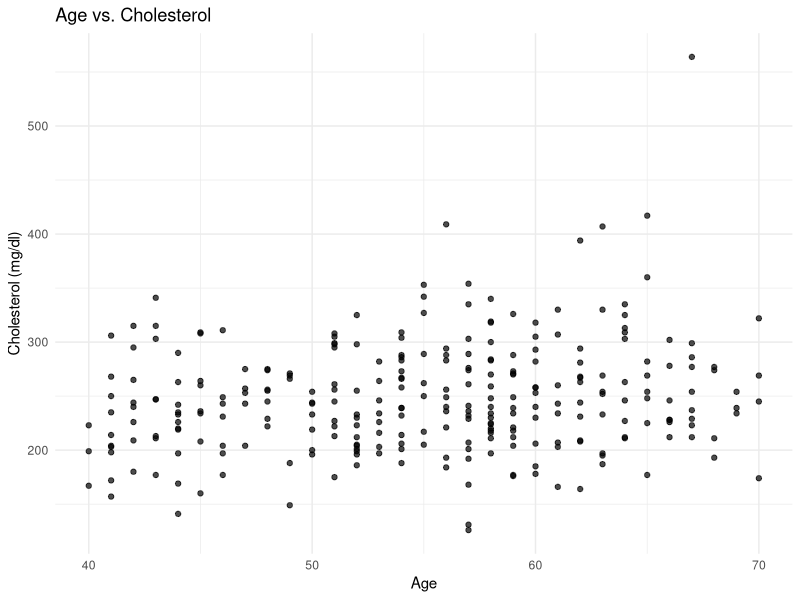
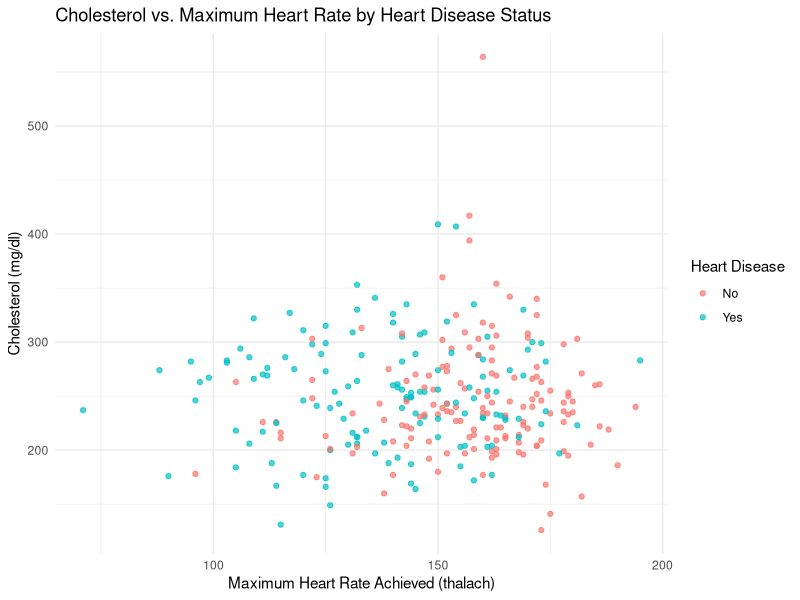
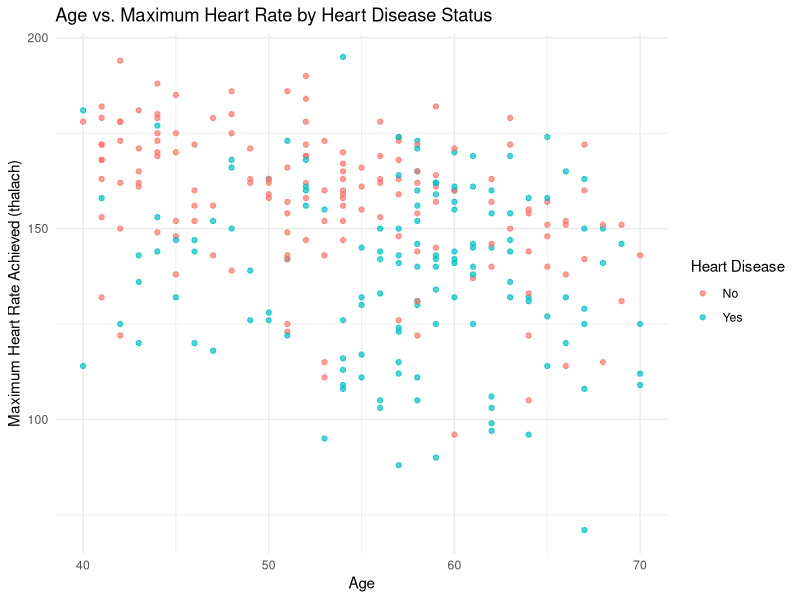
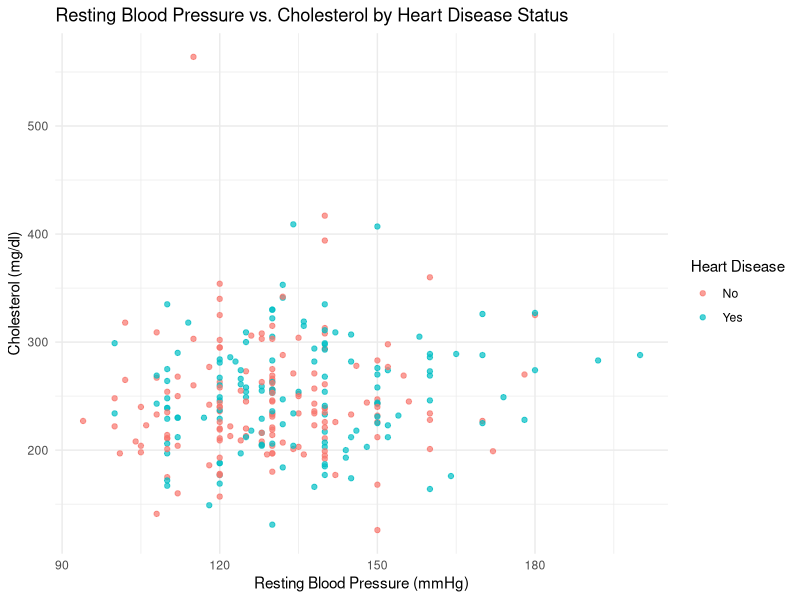

Here is the R script that generated these plots, in order:
# Combined Scatter Plots Analysis
# Load necessary libraries
library(tidyverse)
library(here)

# Load the processed data
heart_data <- read_csv(here("data", "heart_data.csv"))

# Plot 1: Age vs. Cholesterol
plot1 <- ggplot(heart_data, aes(x = age, y = chol)) +
  geom_point(alpha = 0.7) +
  labs(
    title = "Age vs. Cholesterol",
    x = "Age",
    y = "Cholesterol (mg/dl)"
  ) +
  theme_minimal()

# Plot 2: Cholesterol vs. Maximum Heart Rate by Heart Disease Status
plot2 <- heart_data %>% 
  mutate(any_heart_disease = factor(any_heart_disease, levels = c(0, 1), labels = c("No", "Yes"))) %>% 
  ggplot(aes(x = thalach, y = chol, color = any_heart_disease)) + 
  geom_point(alpha = 0.7) + 
  labs(title = "Cholesterol vs. Maximum Heart Rate by Heart Disease Status",
       x = "Maximum Heart Rate Achieved (thalach)",
       y = "Cholesterol (mg/dl)",
       color = "Heart Disease") + 
  theme_minimal()

# Plot 3: Age vs. Maximum Heart Rate by Heart Disease Status
plot3 <- heart_data %>% 
  mutate(any_heart_disease = factor(any_heart_disease, levels = c(0, 1), labels = c("No", "Yes"))) %>% 
  ggplot(aes(x = age, y = thalach, color = any_heart_disease)) + 
  geom_point(alpha = 0.7) + 
  labs(title = "Age vs. Maximum Heart Rate by Heart Disease Status",
       x = "Age",
       y = "Maximum Heart Rate Achieved (thalach)",
       color = "Heart Disease") + 
  theme_minimal()

# Plot 4: Resting Blood Pressure vs. Cholesterol by Heart Disease Status (New)
plot4 <- heart_data %>% 
  mutate(any_heart_disease = factor(any_heart_disease, levels = c(0, 1), labels = c("No", "Yes"))) %>% 
  ggplot(aes(x = trestbps, y = chol, color = any_heart_disease)) + 
  geom_point(alpha = 0.7) + 
  labs(title = "Resting Blood Pressure vs. Cholesterol by Heart Disease Status",
       x = "Resting Blood Pressure (mmHg)",
       y = "Cholesterol (mg/dl)",
       color = "Heart Disease") + 
  theme_minimal()

# Save all plots
ggsave(here("results", "age_vs_chol_scatter.png"), plot = plot1)
ggsave(here("results", "cholesterol_vs_exercise.pdf"), plot = plot2, device = "pdf")
ggsave(here("results", "age_vs_max_hr.pdf"), plot = plot3, device = "pdf")
ggsave(here("results", "bp_vs_chol_scatter.png"), plot = plot4)

print("All plots saved to results directory:")
print("- age_vs_chol_scatter.png")
print("- cholesterol_vs_exercise.pdf")
print("- age_vs_max_hr.pdf")
print("- bp_vs_chol_scatter.png (new)")